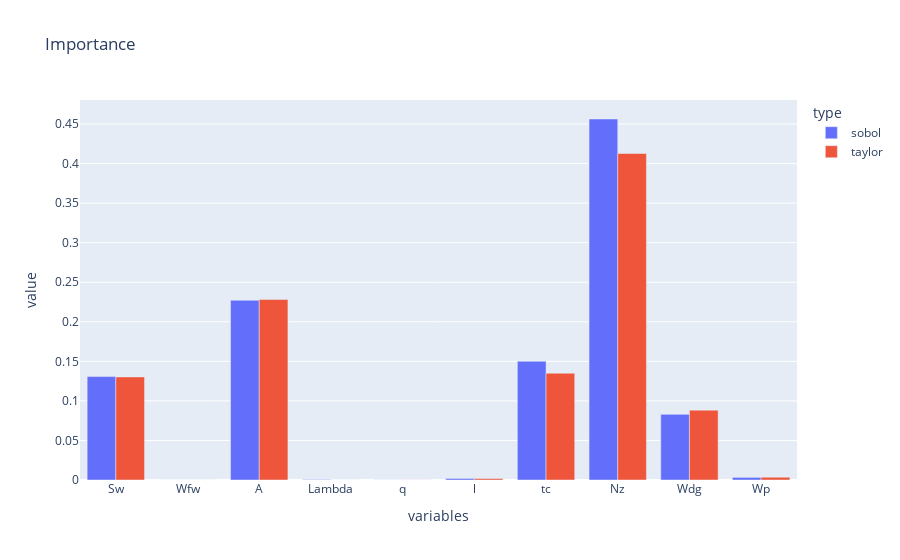

Notebook code for this chart:
### Markdown cell above
> 17. En déduire une estimation des indices de Sobol totaux de chacune des composantes de X. En appliquant le même critère que pour les facteurs d’importance issus du développement de Taylor, quels sont les composantes influentes et celles qui ne le sont pas? Comparer avec le classement obtenu précédemment.

### Code cell
threshold = 0.005  # 0.5% threshold
influential_components = []
non_influential_components = []

# Seuil d'importance
threshold = 0.005

important_components = []
negligible_components = []

for i, index in enumerate(total_sobol_indices):
    if index > threshold:
        influential_components.append(i)
    else:
        non_influential_components.append(i)

print("Composantes importantes:", nom_sources[influential_components])
print("Composantes négligeables:", nom_sources[non_influential_components])

df1 = pd.DataFrame({})
df1["value"]=np.array(total_sobol_indices)
df1["variables"]=nom_sources_list
df1["type"]=["sobol" for _ in range(len(nom_sources_list))]

df2=pd.DataFrame({})
df2["value"]=(np.array(importance_factors))
df2["variables"]=(nom_sources_list)
df2["type"]=(["taylor" for _ in range(len(nom_sources_list))])

df=df1.append(df2)
# fig = px.bar(df,x="variables", y="value",color="type", title='Importance',barmode='group')
# fig.show()
sb.barplot(df,x="variables", y="value", hue="type")
df

### Figure 1 — Plotly figure (JSON) as saved in the notebook; plotly's stock layout.template omitted (floating-point values rounded to 4 significant figures)
{"data": [{"alignmentgroup": "True", "hovertemplate": "type=sobol<br>variables=%{x}<br>value=%{y}<extra></extra>", "legendgroup": "sobol", "marker": {"color": "#636efa", "pattern": {"shape": ""}}, "name": "sobol", "offsetgroup": "sobol", "orientation": "v", "showlegend": true, "textposition": "auto", "type": "bar", "x": ["Sw", "Wfw", "A", "Lambda", "q", "l", "tc", "Nz", "Wdg", "Wp"], "xaxis": "x", "y": [0.1307, 3.236e-06, 0.2273, 0.0005227, 9.021e-05, 0.001948, 0.1501, 0.4564, 0.083, 0.003289], "yaxis": "y"}, {"alignmentgroup": "True", "hovertemplate": "type=taylor<br>variables=%{x}<br>value=%{y}<extra></extra>", "legendgroup": "taylor", "marker": {"color": "#EF553B", "pattern": {"shape": ""}}, "name": "taylor", "offsetgroup": "taylor", "orientation": "v", "showlegend": true, "textposition": "auto", "type": "bar", "x": ["Sw", "Wfw", "A", "Lambda", "q", "l", "tc", "Nz", "Wdg", "Wp"], "xaxis": "x", "y": [0.1303, 2.94e-06, 0.2282, 0, 8.251e-05, 0.001803, 0.135, 0.4128, 0.08833, 0.003516], "yaxis": "y"}], "layout": {"barmode": "group", "legend": {"title": {"text": "type"}, "tracegroupgap": 0}, "title": {"text": "Importance"}, "xaxis": {"anchor": "y", "domain": [0, 1], "title": {"text": "variables"}}, "yaxis": {"anchor": "x", "domain": [0, 1], "title": {"text": "value"}}}}
